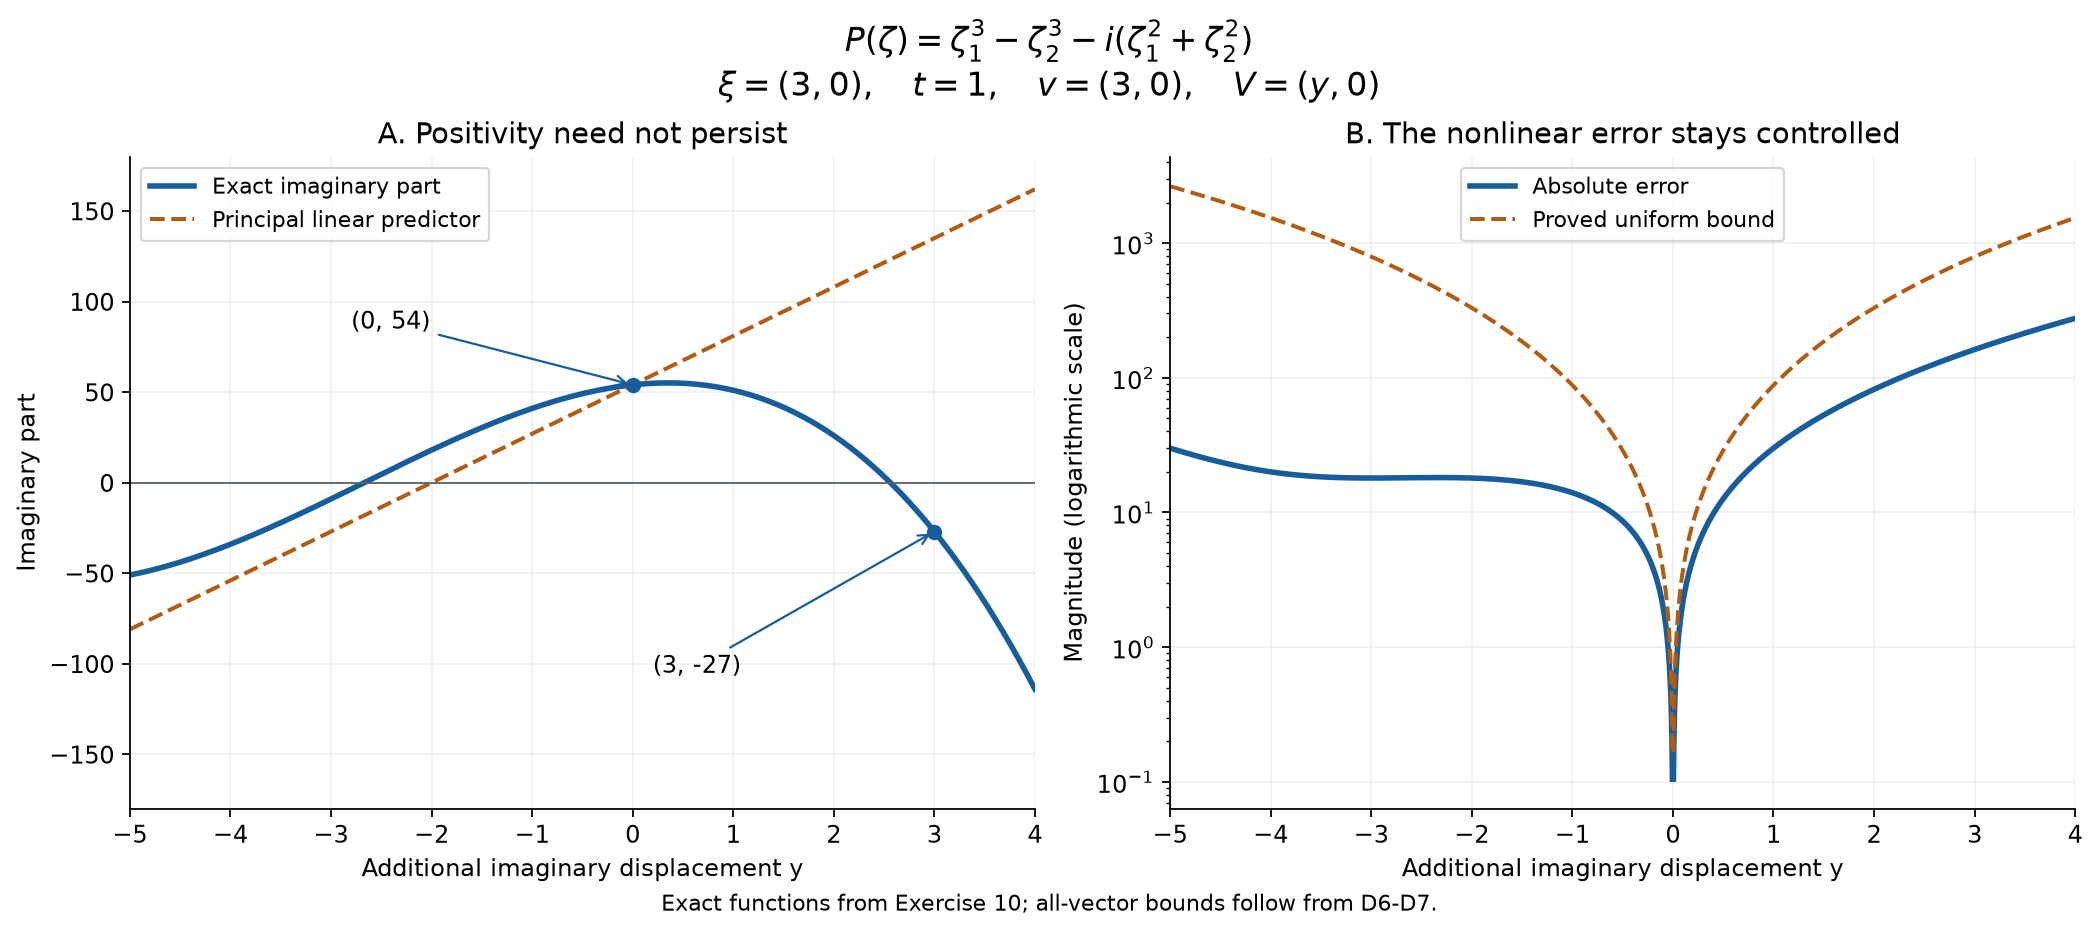

Generate this figure with Python:
"""Exact polynomial and error functions from Lemma 2a, Exercise 10.

GPT-6 Astra (OpenAI). Public domain (CC0).
The plots illustrate the proved identities D6-D7; sampling is not a proof.
"""
from pathlib import Path
import numpy as np
import matplotlib
matplotlib.use("Agg")
import matplotlib.pyplot as plt

plt.rcParams.update({
    "font.family": "DejaVu Sans", "font.size": 11,
    "axes.spines.top": False, "axes.spines.right": False,
    "svg.hashsalt": "AN01-arbitrary-imaginary-perturbations",
})
y = np.linspace(-5, 4, 1801)
exact = 54 + 6*y - 8*y*y - y**3
predictor = 54 + 27*y
error = np.abs(-21*y - 8*y*y - y**3)
bound = 11*(1+np.abs(y))*np.abs(y)*(3+np.abs(y))
assert np.all(error <= bound + 1e-9)
fig, axes = plt.subplots(1, 2, figsize=(13, 5.5), constrained_layout=True)
a, b = axes
a.plot(y, exact, color="#175d9c", lw=2.5, label="Exact imaginary part")
a.plot(y, predictor, color="#b45b12", ls="--", lw=1.8,
       label="Principal linear predictor")
a.axhline(0, color="#56616b", lw=0.8)
a.scatter([0, 3], [54, -27], color="#175d9c", s=35, zorder=4)
a.annotate("(0, 54)", (0, 54), xytext=(-2.8, 85),
           arrowprops={"arrowstyle": "->", "color": "#175d9c"})
a.annotate("(3, -27)", (3, -27), xytext=(0.2, -105),
           arrowprops={"arrowstyle": "->", "color": "#175d9c"})
a.set(xlabel="Additional imaginary displacement y",
      ylabel="Imaginary part", title="A. Positivity need not persist",
      xlim=(-5, 4), ylim=(-180, 180))
a.legend(loc="upper left", fontsize=10)
nonzero = np.abs(y) > 1e-12
b.plot(y, np.where(nonzero, error, np.nan), color="#175d9c",
       lw=2.5, label="Absolute error")
b.plot(y, np.where(nonzero, bound, np.nan), color="#b45b12",
       ls="--", lw=1.8, label="Proved uniform bound")
b.set(xlabel="Additional imaginary displacement y",
      ylabel="Magnitude (logarithmic scale)",
      title="B. The nonlinear error stays controlled", xlim=(-5, 4))
b.set_yscale("log")
b.legend(loc="upper center", fontsize=10)
for ax in axes:
    ax.grid(alpha=0.18)
fig.suptitle(r"$P(\zeta)=\zeta_1^3-\zeta_2^3-i(\zeta_1^2+\zeta_2^2)$"
             "\n" + r"$\xi=(3,0),\quad t=1,\quad v=(3,0),\quad V=(y,0)$",
             fontsize=15)
fig.text(0.5, -0.025, "Exact functions from Exercise 10; all-vector bounds follow from D6-D7.",
         ha="center", fontsize=10)
out = Path(__file__).resolve().parent
fig.savefig(out/"arbitrary-imaginary-perturbations.png", dpi=160,
            bbox_inches="tight", facecolor="white")
svg = out/"arbitrary-imaginary-perturbations.svg"
fig.savefig(svg, bbox_inches="tight", metadata={"Date": None})
svg.write_text("\n".join(line.rstrip() for line in
               svg.read_text(encoding="utf-8").splitlines())+"\n", encoding="utf-8")
plt.close(fig)
